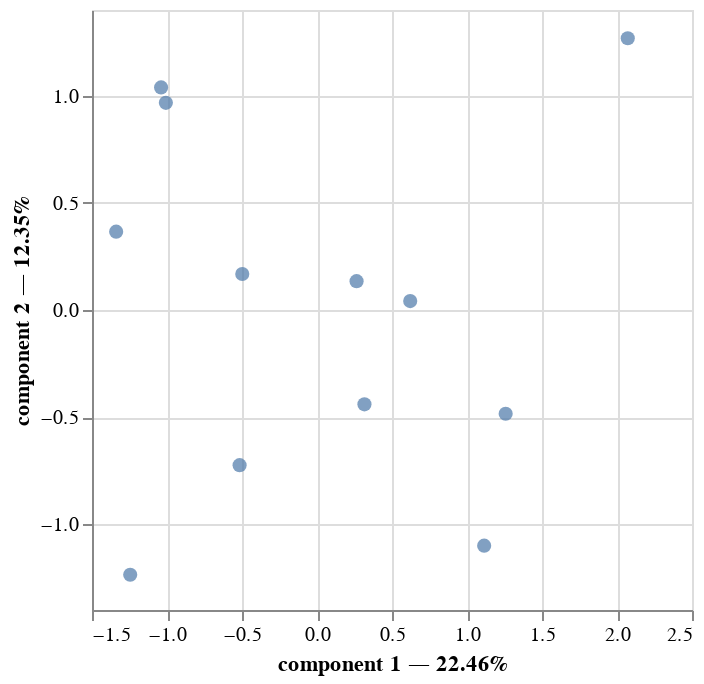

Notebook source saved alongside this figure:
### Code cell
# plot of all the samples, components 1,2
mfa.plot(
    sensory,
    x_component=1,
    y_component=2
)

### Figure 1 — Vega-Lite specification as saved in the notebook (floating-point values rounded to 4 significant figures)
{"config": {"view": {"continuousWidth": 300, "continuousHeight": 300}}, "layer": [{"mark": {"type": "point", "filled": true, "size": 50}, "encoding": {"tooltip": [{"field": "index", "type": "nominal"}, {"field": "group", "type": "nominal"}, {"field": "component 1", "type": "quantitative"}, {"field": "component 2", "type": "quantitative"}], "x": {"axis": {"title": "component 1 — 22.46%"}, "field": "component 1", "scale": {"zero": false}, "type": "quantitative"}, "y": {"axis": {"title": "component 2 — 12.35%"}, "field": "component 2", "scale": {"zero": false}, "type": "quantitative"}}, "name": "view_12"}], "data": {"name": "data-b4a7957c7250c5f7338a1c9b384d5319"}, "params": [{"name": "param_15", "select": {"type": "interval", "encodings": ["x", "y"]}, "bind": "scales", "views": ["view_12"]}], "$schema": "https://vega.github.io/schema/vega-lite/v5.20.1.json", "datasets": {"data-b4a7957c7250c5f7338a1c9b384d5319": [{"index": "Hershey's Kisses", "component 0": 2.165, "component 1": -1.339, "component 2": 0.3656, "group": "Global"}, {"index": "KIND Breakfast Blueberry Almond Bars", "component 0": -1.368, "component 1": -1.039, "component 2": 1.039, "group": "Global"}, {"index": "KIND Breakfast Honey Oat Bars", "component 0": -1.123, "component 1": -1.008, "component 2": 0.9667, "group": "Global"}, {"index": "KIND Caramel Almond & Sea Salt Bar", "component 0": -0.04758, "component 1": 1.114, "component 2": -1.1, "group": "Global"}, {"index": "KIND Dark Chocolate Nuts & Sea Salt Bar", "component 0": -0.7832, "component 1": 1.258, "component 2": -0.484, "group": "Global"}, {"index": "KIND Minis Chewy Dark Chocolate", "component 0": -0.2909, "component 1": -0.4982, "component 2": 0.1681, "group": "Global"}, {"index": "KIND Minis Chewy Peanut Butter", "component 0": -2.562, "component 1": 0.3163, "component 2": -0.4402, "group": "Global"}, {"index": "KIND Minis Peanut Butter", "component 0": -1.054, "component 1": 0.6214, "component 2": 0.04168, "group": "Global"}, {"index": "KIND Minis Peanut Butter Dark Chocolate", "component 0": -0.6732, "component 1": 0.2638, "component 2": 0.1347, "group": "Global"}, {"index": "OREO Mini", "component 0": 3.556, "component 1": -0.516, "component 2": -0.7242, "group": "Global"}, {"index": "Skittles Fun Size", "component 0": -0.05876, "component 1": -1.245, "component 2": -1.235, "group": "Global"}, {"index": "Snyder's of Hanover 100 Calorie Pack Mini Pretzel Twists", "component 0": 2.241, "component 1": 2.072, "component 2": 1.268, "group": "Global"}]}}
